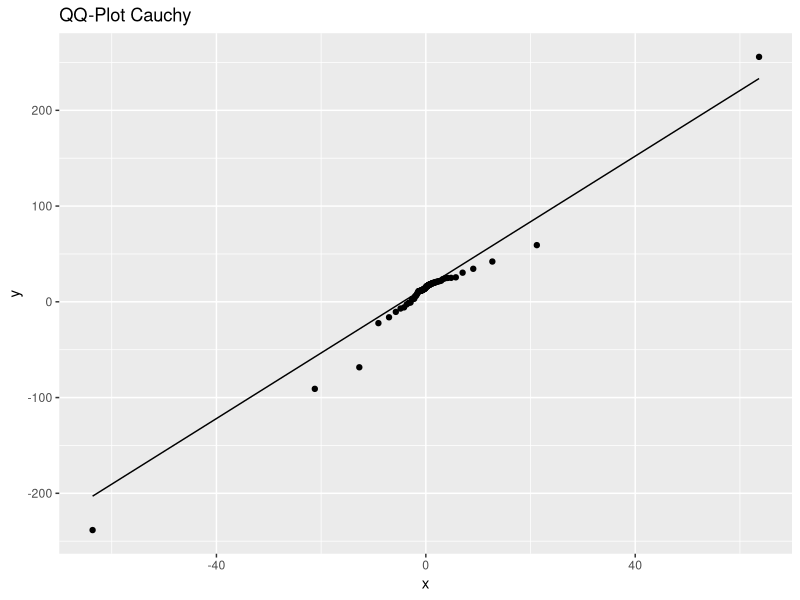
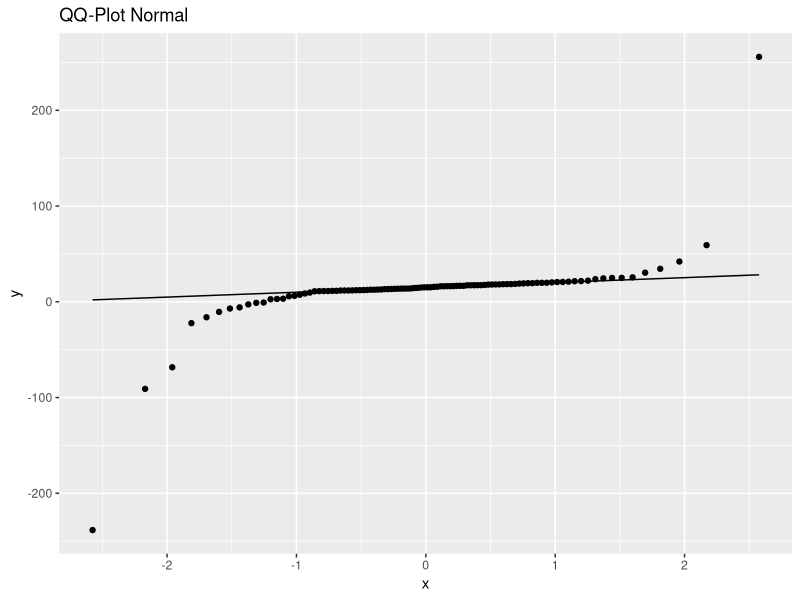
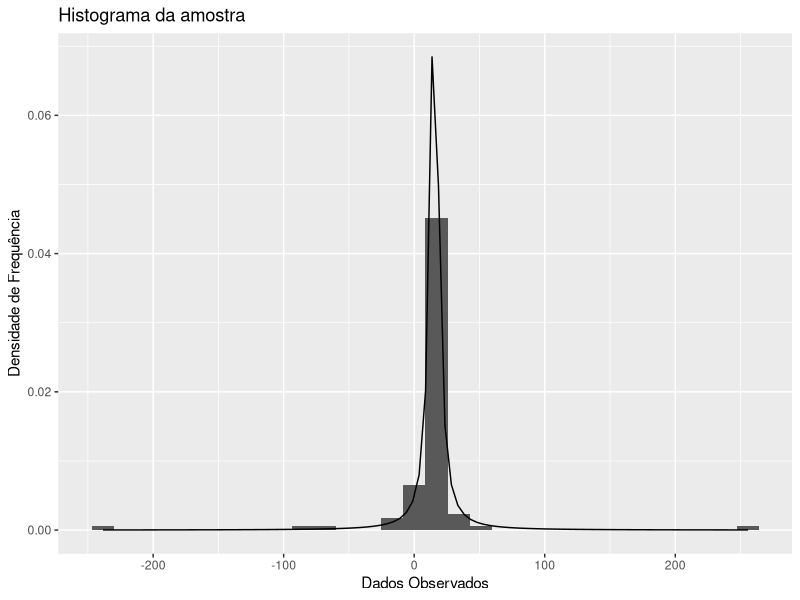
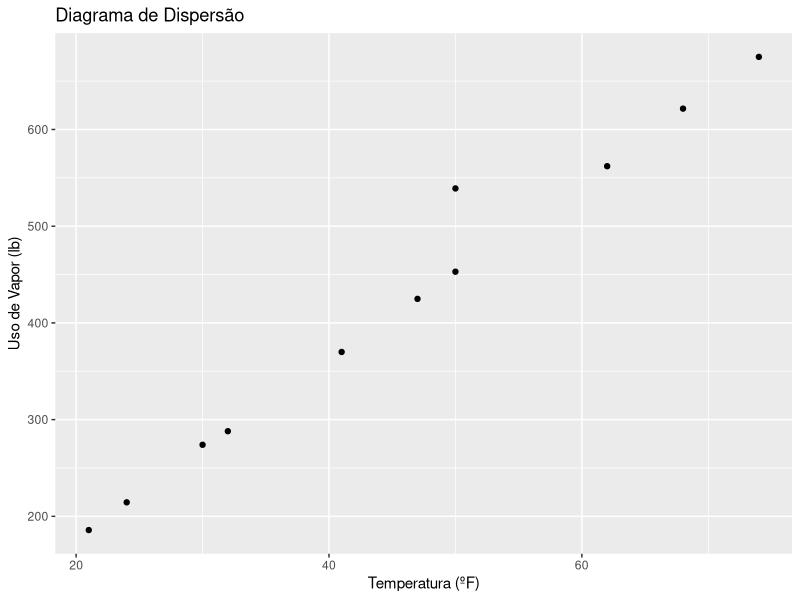
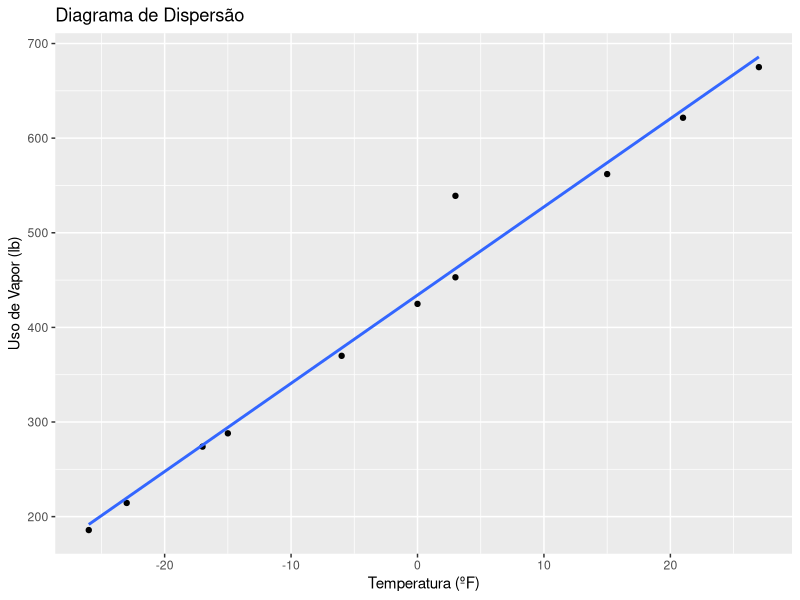

Here is the R script that generated these plots, in order:
## ---- chunk 1
library(MASS)

dados <- c(17.33,-90.91,18.49,25.03,19.88,18.51,12.39,11.24,11.78,15.15,
       12.24,-238.41,15.19,24.51,11.82,18.16,15.73,11.26,7.41,19.46,
       25.58,-22.27,16.72,17.37,17.42,13.37,12.15,13.75,24.93,34.49,
       21.66,-7.00,16.21,42.07,-2.70,14.91,16.36,14.57,15.11,12.63,
       2.96,13.24,18.68,19.22,30.43,12.87,11.40,-68.39,14.43,13.28,
       3.24,12.63,11.92,22.08,19.47,13.84,20.68,-10.52,12.78,19.03,
       16.65,16.46,2.65,13.55,15.61,59.20,11.46,17.26,18.17,21.50,
       20.31,9.63,13.84,17.94,16.35,18.40,-16.15,17.27,255.83,20.74,
       -1.08,13.67,-5.82,-0.75,21.05,16.70,23.67,11.82,6.23,17.61,
       5.83,19.83,11.14,18.06,12.11,19.83,16.20,11.03,13.99,8.70)

MV = function(x, theta0, epsilon=10^(-6), it=1000){ # Dados, esti. inicial, erro, iterações
  n <- length(x)
  
  U <- function(t1,t2){ # Primeiras derivadas
    U1 <- 2*sum((x-t1)/(t2^2+(x-t1)^2))
    U2 <- n/t2 - 2*sum(t2/(t2^2 + (x-t1)^2))
    return (c(U1,U2))
  }
  
  H <- function(t1,t2){ # Segundas derivadas
    H11 <- 2*sum(((x-t1)^2-t2^2)/((x-t1)^2+t2^2)^2)
    H12 <- 4*t2*sum((x-t1)/((x-t1)^2+t2^2)^2)
    H22 <- sum(((x-t1)^2-t2^2)/((x-t1)^2+t2^2)^2) - n/t2^2
    M <- matrix(c(H11,H12,H12,H22),2,2)
    return (M)
  }
  
  erro <- 10
  j <- 0
  t1 <- numeric () # mi
  t2 <- numeric() # Sigma
  t1[1]<-theta0[1] # recebe a estimativa inicial
  t2[1]<-theta0[2] # recebe a estimativa inicial
  
  while(erro > epsilon & j < it){
    j <- j+1
    Aux <- c(t1[j],t2[j]) - solve(H(t1[j],t2[j]))%*%U(t1[j],t2[j])
    t1[j+1] <- Aux[1]
    t2[j+1] <- Aux[2]
    erro <- max(abs(c(t1[j+1]-t1[j],t2[j+1]-t2[j])))
  }
  
  S <- list()
  S$erro <- erro
  S$Iteracoes <- j
  S$theta <- c(t1[j+1],t2[j+1])
  S$H <- H(t1[j+1],t2[j+1])
  S$U <- U(t1[j+1],t2[j+1])
  return(S)
}

#Encontrando as estimativas de MV para o exercício
theta0 <- c(median(dados),1) # Estimativa inicial
fit <- MV(dados,theta0)

# Estimativas:
fit$theta

# Erro
fit$erro

# Verificando se os autovalores são negativos
eigen(fit$H) # Autovalores são estritamente negativos -> ponto de máximo

# Estimativas de máxima verossimilhança
t1.hat <- fit$theta[1]
t2.hat <- fit$theta[2]

## ---- chunk 2
library(ggplot2)

dados <- c(17.33,-90.91,18.49,25.03,19.88,18.51,12.39,11.24,11.78,15.15,
       12.24,-238.41,15.19,24.51,11.82,18.16,15.73,11.26,7.41,19.46,
       25.58,-22.27,16.72,17.37,17.42,13.37,12.15,13.75,24.93,34.49,
       21.66,-7.00,16.21,42.07,-2.70,14.91,16.36,14.57,15.11,12.63,
       2.96,13.24,18.68,19.22,30.43,12.87,11.40,-68.39,14.43,13.28,
       3.24,12.63,11.92,22.08,19.47,13.84,20.68,-10.52,12.78,19.03,
       16.65,16.46,2.65,13.55,15.61,59.20,11.46,17.26,18.17,21.50,
       20.31,9.63,13.84,17.94,16.35,18.40,-16.15,17.27,255.83,20.74,
       -1.08,13.67,-5.82,-0.75,21.05,16.70,23.67,11.82,6.23,17.61,
       5.83,19.83,11.14,18.06,12.11,19.83,16.20,11.03,13.99,8.70)

x <- data.frame(dados)

ggplot(x, aes(sample = dados)) + stat_qq(distribution = qcauchy) + stat_qq_line(distribution = qcauchy) + ggtitle("QQ-Plot Cauchy")
## ---- chunk 3
ggplot(x, aes(sample = dados)) + stat_qq(distribution = qnorm) + stat_qq_line(distribution = qnorm) + ggtitle("QQ-Plot Normal")
## ---- chunk 4
ggplot(x, aes(x=dados)) + geom_histogram(bins = 30, aes(y=..density..)) + labs(y = "Densidade de Frequência", x = "Dados Observados") + ggtitle("Histograma da amostra") + stat_function(fun = function (y) dcauchy(y,t1.hat,t2.hat))
## ---- chunk 5
library(ggplot2)

X <- c(21, 24, 32, 47, 50, 68, 74, 62, 50, 41, 30) # Variável explicativa  
Y <- c(185.79, 214.47, 288.03, 424.84, 539.03, 621.55, 675.06, 562.03, 452.93, 369.95, 273.98) #  Variável resposta
df <- data.frame(Y,X)

ggplot(df, aes(x=X, y=Y)) + geom_point() + labs(y = "Uso de Vapor (lb)", x = "Temperatura (ºF)") +
   ggtitle("Diagrama de Dispersão")

## ---- chunk 6
library(ggplot2)

X <- c(21, 24, 32, 47, 50, 68, 74, 62, 50, 41, 30) # Variável explicativa  
Y <- c(185.79, 214.47, 288.03, 424.84, 539.03, 621.55, 675.06, 562.03, 452.93, 369.95, 273.98) #  Variável resposta
X <- X - median(X)  # correção dos dados para a interpretação

df <- data.frame(Y,X)

ggplot(df, aes(x=X, y=Y)) + geom_point() + geom_smooth(method=lm, se=F) + labs(y = "Uso de Vapor (lb)", x = "Temperatura (ºF)") +
   ggtitle("Diagrama de Dispersão")
